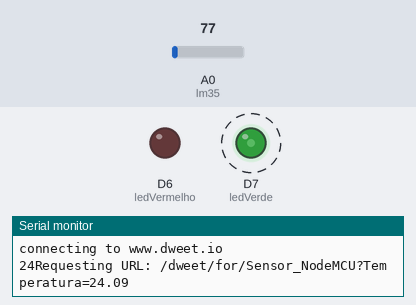
This sketch was run on a simulated ESP8266 (NodeMCU). Parts: output pins drawn as LEDs (lit = HIGH), the last lines printed to the serial monitor. Dashed ring = blinking. The test bench sets the inputs (shaded band); at power-on: A0 (lm35) = 77. WiFi joins after 1.5 s; servers stay silent unless stated; uploads are accepted with an empty reply.

Above: at 2.76 s.
2.8 s: A0 (lm35) set to 105
9.2 s: A0 (lm35) set to 112
At 10.3 s:
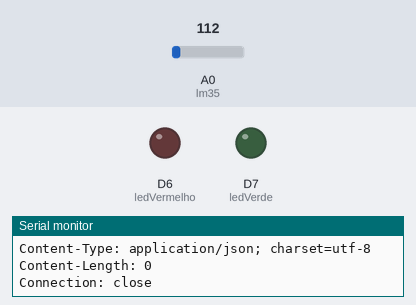
12.6 s: A0 (lm35) set to 130
At 18.6 s:
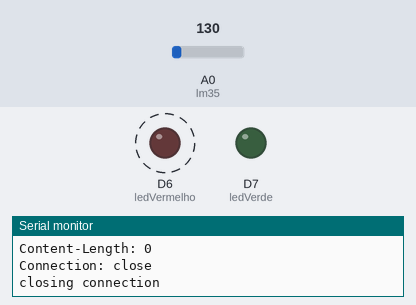
Timing chart, 0 to 25.6 s (numbered marks = the images above; inputs shaded):
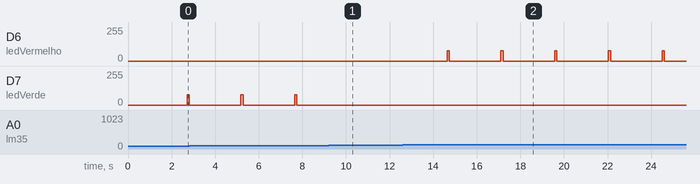

Measured:
- the behaviour switches between 111 and 112 on A0 (lm35) (found by bisection; images 0 and 1)
- after the input at 9.2 s, D7 (ledVerde): stays 0/255 (without the input it goes to 77/255 after 0.91 s)
- after the input at 12.6 s, D6 (ledVermelho): alternates 77/255 for 0.10 s and 0/255 for 2.4 s, starting after 2.0 s
- by itself, D7 (ledVerde): alternates 77/255 for 0.10 s and 0/255 for 2.4 s

The sketch:

NodeMcu_Sensor_temperatura.ino
```cpp
#include <ESP8266WiFi.h>


const char* ssid     = "NPITI";
const char* password = "";


const char* host = "www.dweet.io";
const char* thing  = "Sensor_NodeMCU";
const char* thing_content = "Temperatura &Nome=Clara";


unsigned long previousMillis = 0;


const long interval = 500;

int ledVerde = D7;
int ledVermelho = D6;
const int lm35 = A0;
double lm35Value;


void setup() {
  Serial.begin(115200);
  delay(10);

  pinMode(ledVerde, OUTPUT);
  pinMode(ledVermelho, OUTPUT);
  Serial.println();
  Serial.println();
  Serial.print("Connecting to ");
  Serial.println(ssid);

  WiFi.begin(ssid, password);

  while (WiFi.status() != WL_CONNECTED) {
    delay(500);
    Serial.print(".");
  }


  Serial.println("");
  Serial.println("WiFi connected");
  Serial.println("IP address: ");
  Serial.println(WiFi.localIP());
}


int value = 0;


void loop() {
  delay(1000);


     Serial.print("connecting to ");
     Serial.println(host);


  WiFiClient client;
  const int httpPort = 80;
  if (!client.connect(host, httpPort)) {
    Serial.println("connection failed");
    return;
  }


   unsigned long currentMillis = millis();

  if (currentMillis - previousMillis >= interval)
   {
     previousMillis = currentMillis;

     lm35Value = analogRead(lm35);
     lm35Value = 1000.0*lm35Value/1023.0;
     lm35Value = lm35Value/0.3125;
     lm35Value = lm35Value/10.0;

     Serial.print((int)lm35Value);
    // Serial.print((char)176);
    if(lm35Value <= 35.0)
    {
        analogWrite(ledVerde, 77);
         delay(100);
        analogWrite(ledVerde, 0);
        delay(100);
    }
    else if(lm35Value >=37.5)
    {
        analogWrite(ledVermelho, 77);
        delay(100);
        analogWrite(ledVermelho, 0);
        delay(100);
    }

   }

  String url = "/dweet/for/";
  url += "Sensor_NodeMCU";
  url += "?";
  url += "Temperatura";
  url += "=";
  url += lm35Value;
  //url += "Nome";
  //url += "=";
  //url += "Clara";


  Serial.print("Requesting URL: ");
  Serial.println(url);

  // This will send the request to the server
  client.print(String("GET ") + url + " HTTP/1.1\r\n" +
               "Host: " + host + "\r\n" +
               "Connection: close\r\n\r\n");
  int timeout = millis() + 5000;
  while (client.available() == 0) {
    if (timeout - millis() < 0) {
      Serial.println(">>> Client Timeout !");
      client.stop();
      return;
    }
  }

  // Read all the lines of the reply from server and print them to Serial
  while(client.available()){
    String line = client.readStringUntil('\r');
    Serial.print(line);
  }

  Serial.println();
  Serial.println("closing connection");
}
```
